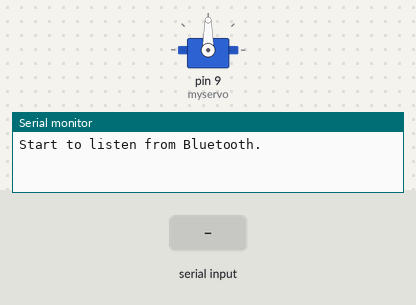
The sketch below on a simulated Arduino Uno, built with avr-gcc and run on an emulated ATmega328P. Shown: servo, the last lines printed to the serial monitor. Inputs (shaded band) come from the test bench.

Above: at 1.2 s.
1.3 s: "ON" received over the second serial link
At 2.3 s:
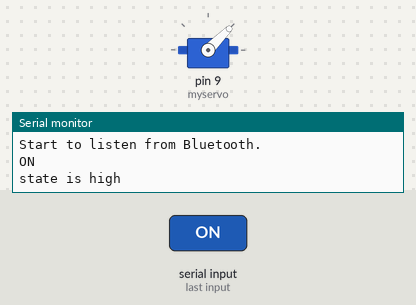
2.8 s: "OFF" received over the second serial link
At 3.4 s:
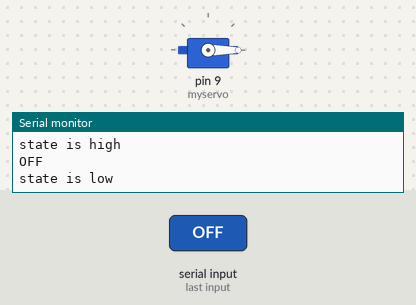
Timing chart, 0 to 5.8 s (numbered marks = the images above; inputs shaded):
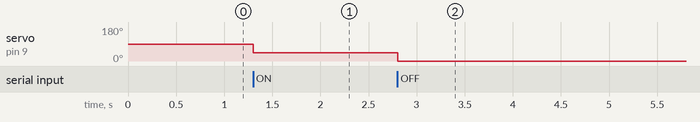

Measured:
- after the input at 1.3 s, servo on pin 9 (myservo): 90° → 45° at once
- after the input at 2.8 s, servo on pin 9 (myservo): 45° → 0° at once

The sketch:

BLE_servo.ino
```cpp
#include <SoftwareSerial.h>
#include <Servo.h>

int software_tx = 2;
int software_rx = 3;
SoftwareSerial BLE(software_rx, software_tx);
int state = LOW;
Servo myservo;


void setup() {
  // put your setup code here, to run once:
  Serial.begin(9600);
  BLE.begin(9600);
  Serial.println("Start to listen from Bluetooth.");
  myservo.attach(9);
}

void loop() {
  String instruction = get_instruction();
  if (instruction.length() != 0) {
    Serial.println(instruction);

    if (state == LOW && instruction == "ON") {
      myservo.write(45);
      state = HIGH;
    } else if (state == HIGH && instruction == "OFF") {
      myservo.write(0);
      state = LOW;
    } else {
      state = LOW;
    }

    if (state == LOW) {
      Serial.println("state is low");
    } else {
      Serial.println("state is high");
    }
  }


  delay(100);
}


String get_instruction() {
  String instruction = "";
  char ins_chars[20];
  int i = 0;
  while (BLE.available()) {
    ins_chars[i] = BLE.read();
    i++;
  }
  ins_chars[i] = '\0';
  if (strlen(ins_chars) > 0) {
    instruction = (String) ins_chars;
  }
  return instruction;
}
```
